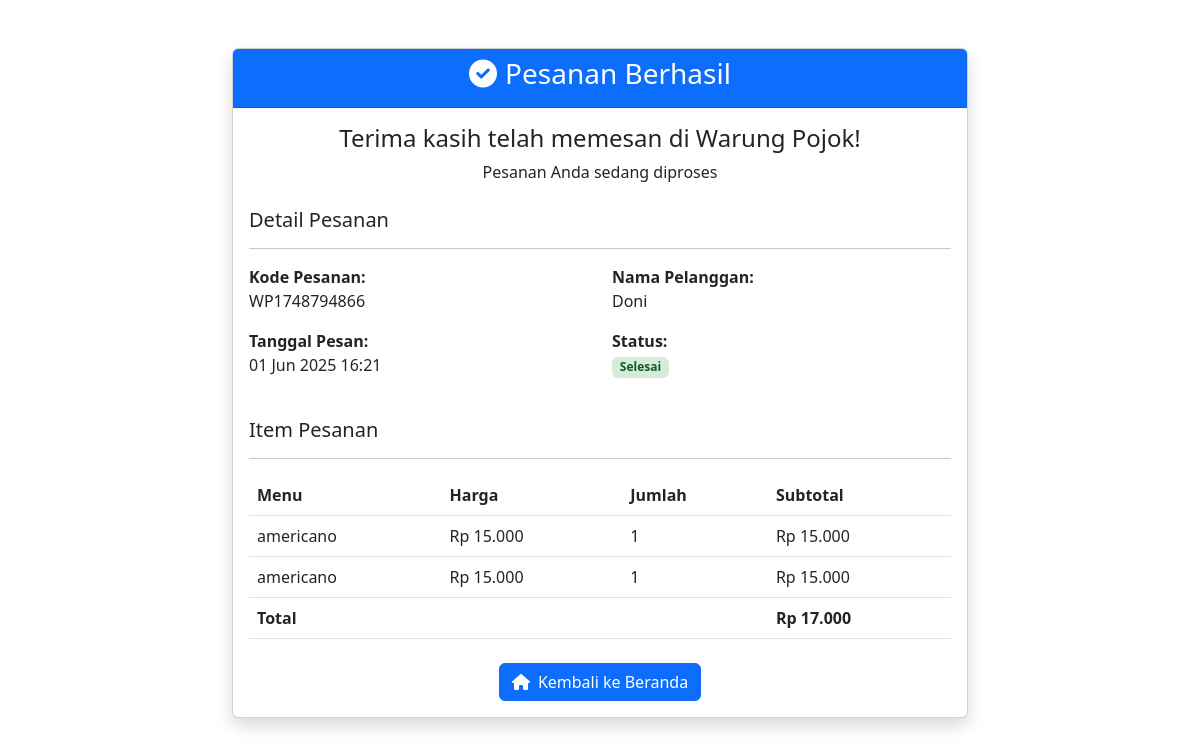
The page /konfirmasi.php?kode_pesanan=WP1748794866 on the database its author committed.
### tables this page shows
CREATE TABLE `orders` (
  `id` int(11) NOT NULL,
  `kode_pesanan` varchar(20) NOT NULL,
  `nama_pelanggan` varchar(100) NOT NULL,
  `order_date` timestamp NOT NULL DEFAULT current_timestamp(),
  `total` decimal(10,2) NOT NULL,
  `status` enum('pending','diproses','selesai','dibatalkan') DEFAULT 'pending',
  `metode_pembayaran` varchar(50) DEFAULT NULL,
  `catatan` text DEFAULT NULL,
  `nomor_meja` varchar(10) DEFAULT NULL
);

CREATE TABLE `order_items` (
  `id` int(11) NOT NULL,
  `order_id` int(11) NOT NULL,
  `menu_id` int(11) NOT NULL,
  `nama_menu` varchar(100) NOT NULL,
  `harga` decimal(10,2) NOT NULL,
  `quantity` int(11) NOT NULL,
  `subtotal` decimal(10,2) NOT NULL
);

### konfirmasi.php (the view, shortened to what this page needs)
<?php
include 'koneksi.php';
$kode_pesanan = $_GET['kode_pesanan'];
$query = "SELECT * FROM orders WHERE kode_pesanan = ?";
$stmt = $conn->prepare($query);
$stmt->bind_param("s", $kode_pesanan);
$stmt->execute();
$result = $stmt->get_result();
$order = $result->fetch_assoc();
$query_items = "SELECT * FROM order_items WHERE order_id = ?";
$stmt_items = $conn->prepare($query_items);
$stmt_items->bind_param("i", $order['id']);
$stmt_items->execute();
$items = $stmt_items->get_result()->fetch_all(MYSQLI_ASSOC);
?>
<!DOCTYPE html>
<html lang="en">
<head>
    <link href="https://cdn.jsdelivr.net/npm/bootstrap@5.3.0/dist/css/bootstrap.min.css" rel="stylesheet">
    <link rel="stylesheet" href="https://cdnjs.cloudflare.com/ajax/libs/font-awesome/6.0.0/css/all.min.css">
</head>
<body>
    <div class="container py-5">
        <div class="row justify-content-center">
            <div class="col-md-8">
                <div class="card shadow">
                    <div class="card-header bg-primary text-white text-center">
                        <h3><i class="fas fa-check-circle me-2"></i>Pesanan Berhasil</h3>
                    </div>
                    <div class="card-body">
                        <div class="text-center mb-4">
                            <h4>Terima kasih telah memesan di Warung Pojok!</h4>
                            <p>Pesanan Anda sedang diproses</p>
                        </div>
                        <div class="mb-4">
                            <h5>Detail Pesanan</h5>
                            <hr>
                            <div class="row">
                                <div class="col-md-6">
                                    <p><strong>Kode Pesanan:</strong><br><?= $order['kode_pesanan'] ?></p>
                                    <p><strong>Tanggal Pesan:</strong><br><?= date('d M Y H:i', strtotime($order['order_date'])) ?></p>
                                </div>
                                <div class="col-md-6">
                                    <p><strong>Nama Pelanggan:</strong><br><?= $order['nama_pelanggan'] ?></p>
                                    <p><strong>Status:</strong><br>
                                        <span class="badge badge-<?= $order['status'] ?>">
                                            <?= ucfirst($order['status']) ?>
                                        </span>
                                    </p>
                                </div>
                            </div>
                        </div>
                        <div class="mb-4">
                            <h5>Item Pesanan</h5>
                            <hr>
                            <table class="table">
                                <thead>
                                    <tr>
                                        <th>Menu</th>
                                        <th>Harga</th>
                                        <th>Jumlah</th>
                                        <th>Subtotal</th>
                                    </tr>
                                </thead>
                                <tbody>
                                    <?php foreach ($items as $item): ?>
                                    <tr>
                                        <td><?= $item['nama_menu'] ?></td>
                                        <td>Rp <?= number_format($item['harga'], 0, ',', '.') ?></td>
                                        <td><?= $item['quantity'] ?></td>
                                        <td>Rp <?= number_format($item['subtotal'], 0, ',', '.') ?></td>
                                    </tr>
                                    <?php endforeach; ?>
                                </tbody>
                                <tfoot>
                                    <tr>
                                        <th colspan="3">Total</th>
                                        <th>Rp <?= number_format($order['total'], 0, ',', '.') ?></th>
                                    </tr>
                                </tfoot>
                            </table>
                        </div>
                        <div class="text-center">
                            <a href="index.php" class="btn btn-primary">
                                <i class="fas fa-home me-2"></i>Kembali ke Beranda
                            </a>
                        </div>
                    </div>
                </div>
            </div>
        </div>
    </div>
</body>
</html>

### konfirmasi.php (style rules this page uses)
:root { --primary: #2a4365; --secondary: #f6ad55; }
.badge-selesai { background-color: #d4edda; color: #155724; }

### rows shown on the page
orders: kode_pesanan "WP1748794866", order_date "01 Jun 2025 16:21", nama_pelanggan "Doni", status "Selesai", total "17.000"
order_items: nama_menu "americano", harga "15.000", quantity "1", subtotal "15.000"
order_items: nama_menu "americano", harga "15.000", quantity "1", subtotal "15.000"
